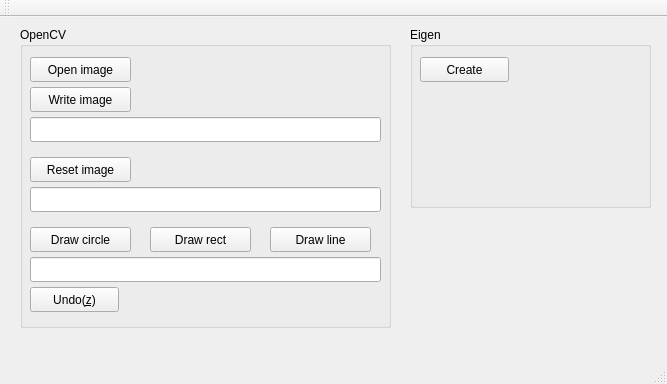
<?xml version="1.0" encoding="UTF-8"?>
<ui version="4.0">
 <class>MyQtApp</class>
 <widget class="QMainWindow" name="MyQtApp">
  <property name="geometry">
   <rect>
    <x>0</x>
    <y>0</y>
    <width>667</width>
    <height>384</height>
   </rect>
  </property>
  <property name="windowTitle">
   <string>MyQtApp</string>
  </property>
  <widget class="QWidget" name="centralWidget">
   <widget class="QGroupBox" name="groupBox_cv">
    <property name="geometry">
     <rect>
      <x>20</x>
      <y>10</y>
      <width>371</width>
      <height>301</height>
     </rect>
    </property>
    <property name="title">
     <string>OpenCV</string>
    </property>
    <widget class="QPushButton" name="pushButton_writeimage">
     <property name="geometry">
      <rect>
       <x>10</x>
       <y>60</y>
       <width>101</width>
       <height>25</height>
      </rect>
     </property>
     <property name="text">
      <string>Write image</string>
     </property>
    </widget>
    <widget class="QLineEdit" name="lineEdit_imagename">
     <property name="geometry">
      <rect>
       <x>10</x>
       <y>90</y>
       <width>351</width>
       <height>25</height>
      </rect>
     </property>
    </widget>
    <widget class="QPushButton" name="pushButton_openimage">
     <property name="geometry">
      <rect>
       <x>10</x>
       <y>30</y>
       <width>101</width>
       <height>25</height>
      </rect>
     </property>
     <property name="text">
      <string>Open image</string>
     </property>
    </widget>
    <widget class="QLineEdit" name="lineEdit_circleparams">
     <property name="geometry">
      <rect>
       <x>10</x>
       <y>230</y>
       <width>351</width>
       <height>25</height>
      </rect>
     </property>
    </widget>
    <widget class="QPushButton" name="pushButton_resetimage">
     <property name="geometry">
      <rect>
       <x>10</x>
       <y>130</y>
       <width>101</width>
       <height>25</height>
      </rect>
     </property>
     <property name="text">
      <string>Reset image</string>
     </property>
    </widget>
    <widget class="QLineEdit" name="lineEdit_imagesize">
     <property name="geometry">
      <rect>
       <x>10</x>
       <y>160</y>
       <width>351</width>
       <height>25</height>
      </rect>
     </property>
    </widget>
    <widget class="QPushButton" name="pushButton_draw_circle_objects">
     <property name="geometry">
      <rect>
       <x>10</x>
       <y>200</y>
       <width>101</width>
       <height>25</height>
      </rect>
     </property>
     <property name="text">
      <string>Draw circle</string>
     </property>
    </widget>
    <widget class="QPushButton" name="pushButton_undo_circle">
     <property name="geometry">
      <rect>
       <x>10</x>
       <y>260</y>
       <width>89</width>
       <height>25</height>
      </rect>
     </property>
     <property name="text">
      <string>Undo(&amp;z)</string>
     </property>
    </widget>
    <widget class="QPushButton" name="pushButton_draw_rect_objects">
     <property name="geometry">
      <rect>
       <x>130</x>
       <y>200</y>
       <width>101</width>
       <height>25</height>
      </rect>
     </property>
     <property name="text">
      <string>Draw rect</string>
     </property>
    </widget>
    <widget class="QPushButton" name="pushButton_draw_line_objects">
     <property name="geometry">
      <rect>
       <x>250</x>
       <y>200</y>
       <width>101</width>
       <height>25</height>
      </rect>
     </property>
     <property name="text">
      <string>Draw line</string>
     </property>
    </widget>
   </widget>
   <widget class="QGroupBox" name="groupBox_eigen">
    <property name="geometry">
     <rect>
      <x>410</x>
      <y>10</y>
      <width>241</width>
      <height>181</height>
     </rect>
    </property>
    <property name="title">
     <string>Eigen</string>
    </property>
    <widget class="QPushButton" name="pushButton_create">
     <property name="geometry">
      <rect>
       <x>10</x>
       <y>30</y>
       <width>89</width>
       <height>25</height>
      </rect>
     </property>
     <property name="text">
      <string>Create</string>
     </property>
    </widget>
   </widget>
  </widget>
  <widget class="QMenuBar" name="menuBar">
   <property name="geometry">
    <rect>
     <x>0</x>
     <y>0</y>
     <width>667</width>
     <height>22</height>
    </rect>
   </property>
  </widget>
  <widget class="QToolBar" name="mainToolBar">
   <attribute name="toolBarArea">
    <enum>TopToolBarArea</enum>
   </attribute>
   <attribute name="toolBarBreak">
    <bool>false</bool>
   </attribute>
  </widget>
  <widget class="QStatusBar" name="statusBar"/>
 </widget>
 <layoutdefault spacing="6" margin="11"/>
 <resources/>
 <connections/>
</ui>
